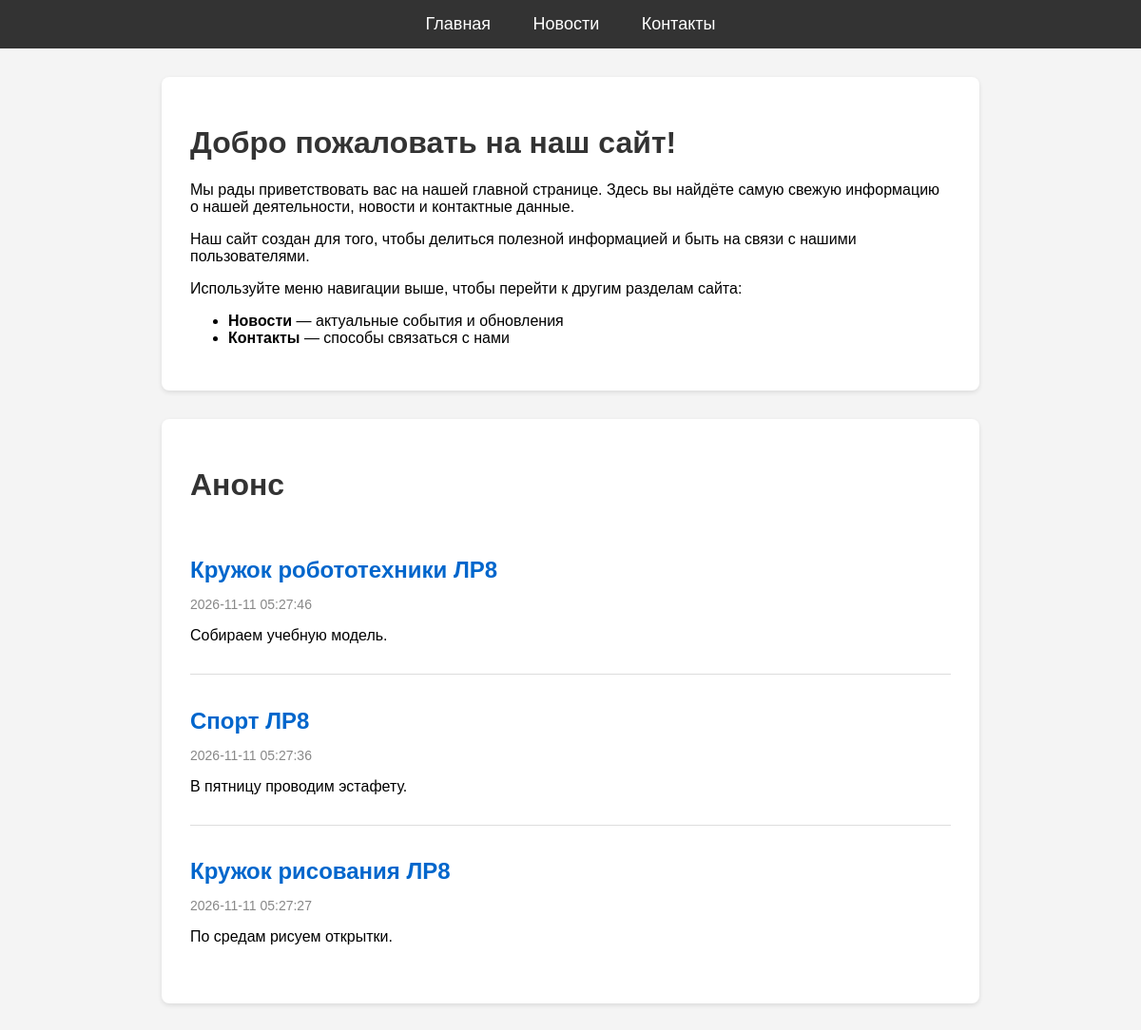
The page / on the database its author committed.
### tables this page shows
CREATE TABLE `news` (
  `id` int NOT NULL,
  `title` varchar(255) NOT NULL,
  `content` text NOT NULL,
  `created_at` timestamp NULL DEFAULT CURRENT_TIMESTAMP
);

### index.php (the view, shortened to what this page needs)
<?php require "config.php";
$stmt = $pdo->query("SELECT * FROM news ORDER BY created_at DESC LIMIT 3");
$news = $stmt->fetchAll(PDO::FETCH_ASSOC);
?>
<!DOCTYPE html>
<html lang="ru">
<head>
    <link rel="stylesheet" href="main.css">
</head>
<body>
    <nav>
        <a href="index.php">Главная</a>
        <a href="news.php">Новости</a>
        <a href="contacts.php">Контакты</a>
    </nav>
    <div class="container">
        <h1>Добро пожаловать на наш сайт!</h1>
        <p>Мы рады приветствовать вас на нашей главной странице. Здесь вы найдёте самую свежую информацию о нашей деятельности, новости и контактные данные.</p>
        <p>Наш сайт создан для того, чтобы делиться полезной информацией и быть на связи с нашими пользователями.</p>
        <p>Используйте меню навигации выше, чтобы перейти к другим разделам сайта:</p>
        <ul>
            <li><strong>Новости</strong> — актуальные события и обновления</li>
            <li><strong>Контакты</strong> — способы связаться с нами</li>
        </ul>
    </div>
    <div class="container">
        <h1>Анонс</h1>
        <?php foreach ($news as $item): ?>
            <article>
                <h2><?= htmlspecialchars($item["title"]) ?></h2>
                <p class="date"><?= htmlspecialchars($item["created_at"]) ?></p>
                <p><?= htmlspecialchars($item["content"]) ?></p>
            </article>
        <?php endforeach; ?>
    </div>
</body>
</html>

### main.css (style rules this page uses)
body { font-family: Arial, sans-serif; margin: 0; padding: 0; background-color: #f4f4f4; }
nav { background-color: #333; padding: 15px; text-align: center; }
nav a { color: white; text-decoration: none; margin: 0 20px; font-size: 18px; }
.container { max-width: 800px; margin: 30px auto; background-color: white; padding: 30px; border-radius: 8px; box-shadow: 0 2px 5px rgba(0,0,0,0.1); }
h1 { color: #333; }
article { border-bottom: 1px solid #ddd; padding: 15px 0; }
article:last-child { border-bottom: none; }
article h2 { color: #0066cc; margin-bottom: 8px; }
.date { color: #888; font-size: 14px; }
a { color: #0066cc; text-decoration: none; }

### rows shown on the page
news: title "Кружок робототехники ЛР8", created_at "2026-11-11 05:27:46", content "Собираем учебную модель."
news: title "Спорт ЛР8", created_at "2026-11-11 05:27:36", content "В пятницу проводим эстафету."
news: title "Кружок рисования ЛР8", created_at "2026-11-11 05:27:27", content "По средам рисуем открытки."
